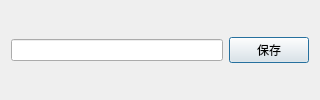
<?xml version="1.0" encoding="UTF-8"?>
<ui version="4.0">
 <class>Dialog_Ble_Name</class>
 <widget class="QDialog" name="Dialog_Ble_Name">
  <property name="geometry">
   <rect>
    <x>0</x>
    <y>0</y>
    <width>320</width>
    <height>100</height>
   </rect>
  </property>
  <property name="windowTitle">
   <string>Dialog</string>
  </property>
  <layout class="QHBoxLayout" name="horizontalLayout">
   <item>
    <widget class="QLineEdit" name="leBleName"/>
   </item>
   <item>
    <widget class="QPushButton" name="btnSaveBleName">
     <property name="text">
      <string>保存</string>
     </property>
    </widget>
   </item>
  </layout>
 </widget>
 <resources/>
 <connections/>
</ui>
